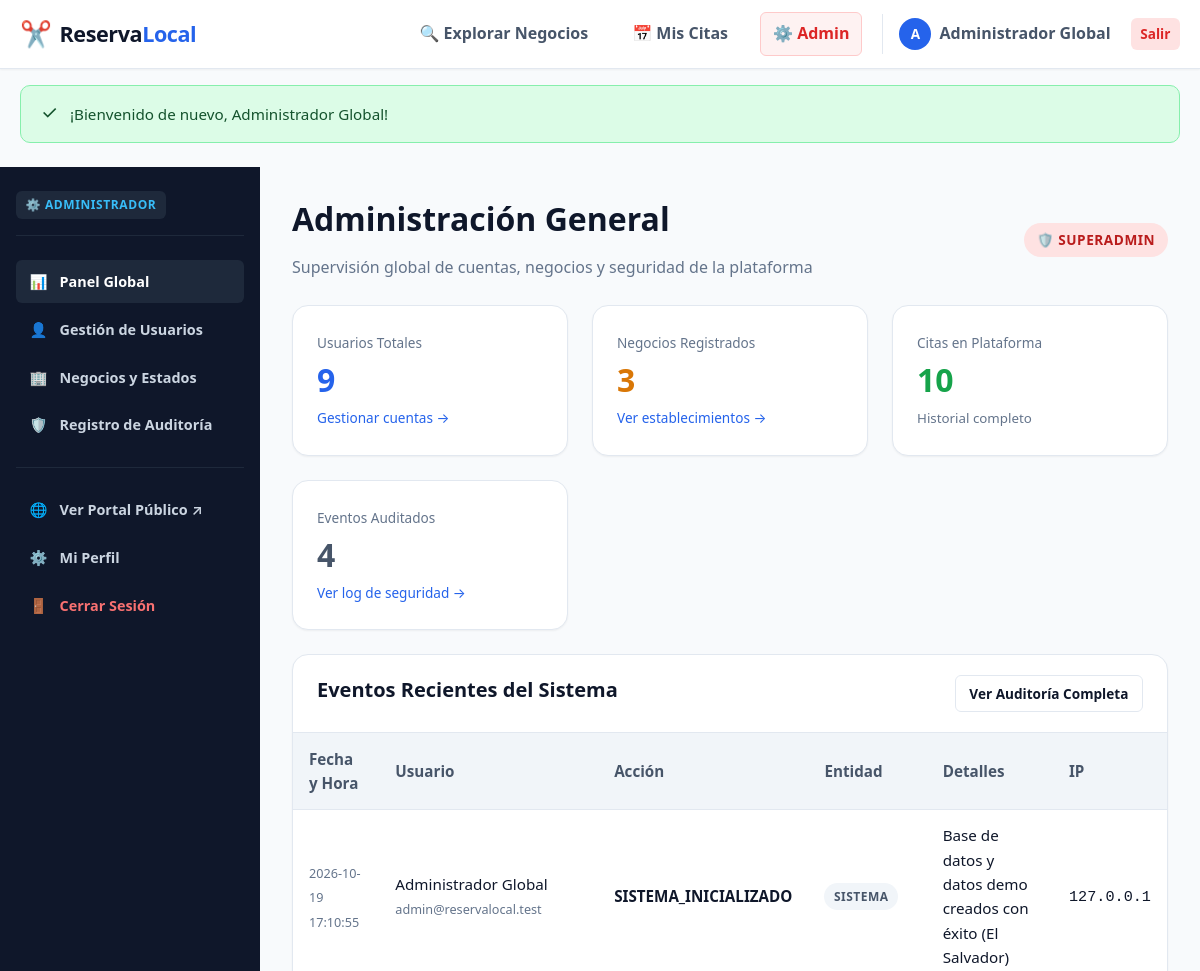
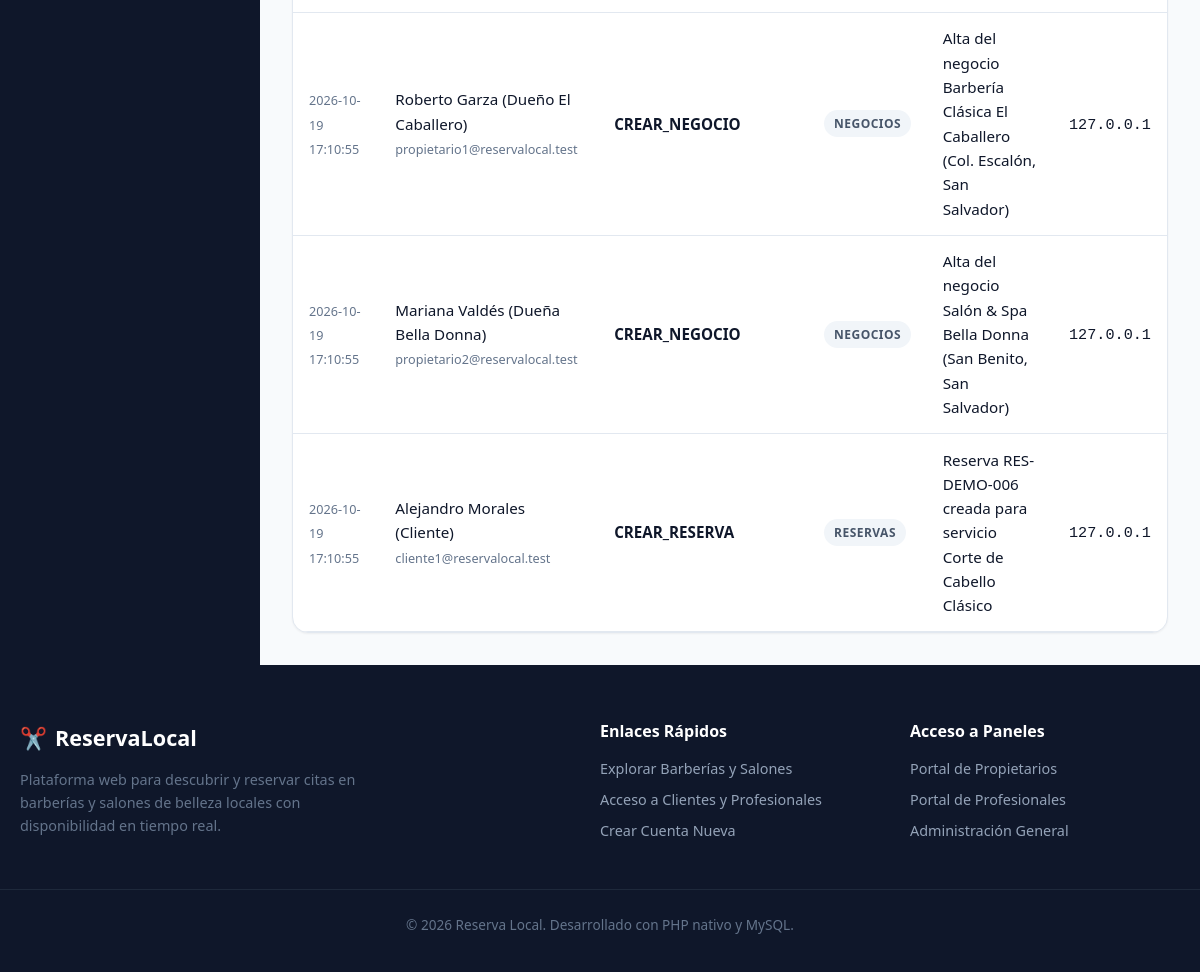
The app's page /public/administrador/ (signed in) with its own data (2 pictures, top to bottom).
### tables this page shows
CREATE TABLE usuarios (
    id INT AUTO_INCREMENT PRIMARY KEY,
    nombre VARCHAR(100) NOT NULL,
    email VARCHAR(150) NOT NULL UNIQUE,
    password_hash VARCHAR(255) NOT NULL,
    telefono VARCHAR(30) NULL,
    estado ENUM('activo', 'inactivo', 'bloqueado') NOT NULL DEFAULT 'activo',
    creado_en TIMESTAMP DEFAULT CURRENT_TIMESTAMP,
    actualizado_en TIMESTAMP DEFAULT CURRENT_TIMESTAMP ON UPDATE CURRENT_TIMESTAMP,
    INDEX idx_usuarios_email (email),
    INDEX idx_usuarios_estado (estado)
);

CREATE TABLE auditoria (
    id INT AUTO_INCREMENT PRIMARY KEY,
    usuario_id INT NULL,
    accion VARCHAR(60) NOT NULL,
    entidad VARCHAR(50) NOT NULL,
    entidad_id INT NULL,
    detalles TEXT NULL,
    ip VARCHAR(45) NULL,
    user_agent VARCHAR(255) NULL,
    creado_en TIMESTAMP DEFAULT CURRENT_TIMESTAMP,
    FOREIGN KEY (usuario_id) REFERENCES usuarios(id) ON DELETE SET NULL,
    INDEX idx_auditoria_usuario (usuario_id),
    INDEX idx_auditoria_accion (accion),
    INDEX idx_auditoria_entidad (entidad, entidad_id),
    INDEX idx_auditoria_fecha (creado_en)
);

### app/helpers/helpers.php (called while the page is built, shortened)
<?php
if (!function_exists('e')) {
    function e(?string $value): string {
        return htmlspecialchars($value ?? '', ENT_QUOTES, 'UTF-8');
    }
}
if (!function_exists('auth_user')) {
    function auth_user(): ?array {
        return $_SESSION['user'] ?? null;
    }
}
if (!function_exists('user_roles')) {
    function user_roles(): array {
        $u = auth_user();
        return $u['roles'] ?? [];
    }
}
if (!function_exists('base_path_url')) {
    function base_path_url(): string {
        $script = $_SERVER['SCRIPT_NAME'] ?? '';
        if (strpos($script, '/reserva-local/public') !== false) {
            return '/reserva-local/public';
        }
        return '';
    }
}
if (!function_exists('url')) {
    function url(string $path = ''): string {
        $base = base_path_url();
        $path = '/' . ltrim($path, '/');
        if ($path === '/' && !empty($base)) {
            return $base . '/';
        }
        return $base . $path;
    }
}
if (!function_exists('asset')) {
    function asset(string $path): string {
        $path = ltrim($path, '/');
        return url('/' . $path);
    }
}
if (!function_exists('get_flash')) {
    function get_flash(): ?array {
        if (isset($_SESSION['flash'])) {
            $flash = $_SESSION['flash'];
            return $flash;
        }
        return null;
    }
}

### app/models/Auditoria.php (called while the page is built)
<?php
class Auditoria {
    public static function getAll(int $limit = 100, int $offset = 0): array {
        $pdo = Database::getConnection();
        $stmt = $pdo->prepare("
            SELECT a.*, u.nombre as usuario_nombre, u.email as usuario_email
            FROM auditoria a
            LEFT JOIN usuarios u ON u.id = a.usuario_id
            ORDER BY a.creado_en DESC
            LIMIT ? OFFSET ?
        ");
        $stmt->bindValue(1, $limit, PDO::PARAM_INT);
        $stmt->bindValue(2, $offset, PDO::PARAM_INT);
        $stmt->execute();
        return $stmt->fetchAll() ?: [];
    }
}

### public/administrador/index.php (the view, shortened to what this page needs)
<?php
$pdo = Database::getConnection();
$totalUsuarios = $pdo->query("SELECT COUNT(*) FROM usuarios")->fetchColumn();
$totalNegocios = $pdo->query("SELECT COUNT(*) FROM negocios")->fetchColumn();
$totalReservas = $pdo->query("SELECT COUNT(*) FROM reservas")->fetchColumn();
$totalAuditoria = $pdo->query("SELECT COUNT(*) FROM auditoria")->fetchColumn();
$logsRecientes = Auditoria::getAll(10, 0);
require APP_ROOT . '/app/views/layouts/header.php';
?>
<div class="panel-layout">
    <?php require APP_ROOT . '/app/views/layouts/sidebar.php'; ?>
    <main class="panel-main">
        <div class="d-flex justify-between align-center mb-4">
            <div>
                <h1>Administración General</h1>
                <p class="text-muted" style="margin-bottom:0;">Supervisión global de cuentas, negocios y seguridad de la plataforma</p>
            </div>
            <span class="badge badge-admin" style="font-size:0.85rem; padding:0.4rem 0.8rem; background:#fee2e2; color:#b91c1c;">
                🛡️ SUPERADMIN
            </span>
        </div>
        <div class="grid grid-4 mb-4">
            <div class="card">
                <div class="card-body">
                    <span class="text-muted" style="font-size:0.85rem;">Usuarios Totales</span>
                    <h2 style="font-size:2rem; margin:0.3rem 0; color:var(--primary);"><?= $totalUsuarios ?></h2>
                    <a href="<?= url('/administrador/usuarios.php') ?>" style="font-size:0.85rem;">Gestionar cuentas &rarr;</a>
                </div>
            </div>
            <div class="card">
                <div class="card-body">
                    <span class="text-muted" style="font-size:0.85rem;">Negocios Registrados</span>
                    <h2 style="font-size:2rem; margin:0.3rem 0; color:var(--accent);"><?= $totalNegocios ?></h2>
                    <a href="<?= url('/administrador/negocios.php') ?>" style="font-size:0.85rem;">Ver establecimientos &rarr;</a>
                </div>
            </div>
            <div class="card">
                <div class="card-body">
                    <span class="text-muted" style="font-size:0.85rem;">Citas en Plataforma</span>
                    <h2 style="font-size:2rem; margin:0.3rem 0; color:var(--success);"><?= $totalReservas ?></h2>
                    <small class="text-muted">Historial completo</small>
                </div>
            </div>
            <div class="card">
                <div class="card-body">
                    <span class="text-muted" style="font-size:0.85rem;">Eventos Auditados</span>
                    <h2 style="font-size:2rem; margin:0.3rem 0; color:var(--text-secondary);"><?= $totalAuditoria ?></h2>
                    <a href="<?= url('/administrador/auditoria.php') ?>" style="font-size:0.85rem;">Ver log de seguridad &rarr;</a>
                </div>
            </div>
        </div>
        <div class="card">
            <div class="card-header d-flex justify-between align-center">
                <h3>Eventos Recientes del Sistema</h3>
                <a href="<?= url('/administrador/auditoria.php') ?>" class="btn btn-outline btn-sm">Ver Auditoría Completa</a>
            </div>
            <div class="card-body" style="padding:0;">
                <div class="table-responsive">
                    <table class="table">
                        <thead>
                            <tr>
                                <th>Fecha y Hora</th>
                                <th>Usuario</th>
                                <th>Acción</th>
                                <th>Entidad</th>
                                <th>Detalles</th>
                                <th>IP</th>
                            </tr>
                        </thead>
                        <tbody>
                            <?php foreach ($logsRecientes as $log): ?>
                                <tr>
                                    <td><small class="text-muted"><?= $log['creado_en'] ?></small></td>
                                    <td>
                                        <?= e($log['usuario_nombre'] ?: 'Sistema/Invitado') ?><br>
                                        <small class="text-muted"><?= e($log['usuario_email'] ?: '-') ?></small>
                                    </td>
                                    <td><strong><?= e($log['accion']) ?></strong></td>
                                    <td><span class="badge" style="background:#f1f5f9; color:var(--text-secondary);"><?= e($log['entidad']) ?></span></td>
                                    <td><?= e($log['detalles'] ?: '-') ?></td>
                                    <td><code><?= e($log['ip']) ?></code></td>
                                </tr>
                            <?php endforeach; ?>
                        </tbody>
                    </table>
                </div>
            </div>
        </div>
    </main>
</div>
<?php require APP_ROOT . '/app/views/layouts/footer.php'; ?>

### app/views/layouts/header.php (shortened to what this page needs)
<?php
$authUser = auth_user();
$roles = user_roles();
$currentUrl = $_SERVER['REQUEST_URI'] ?? '';
$flash = get_flash();
?>
<!DOCTYPE html>
<html lang="es">
<head>
    <link rel="stylesheet" href="<?= asset('assets/css/app.css') ?>">
</head>
<body>
    <header class="navbar">
        <div class="container navbar-container">
            <a href="<?= url('/') ?>" class="brand-logo">
                <span class="logo-icon">✂️</span>
                <span class="logo-text">Reserva<span class="logo-highlight">Local</span></span>
            </a>
            <nav class="nav-menu" id="navMenu">
                <ul class="nav-list">
                    <li><a href="<?= url('/explorar.php') ?>" class="nav-link <?= strpos($currentUrl, 'explorar') !== false ? 'active' : '' ?>">🔍 Explorar Negocios</a></li>
                    <?php if ($authUser): ?>
                        <li><a href="<?= url('/mis-citas.php') ?>" class="nav-link <?= strpos($currentUrl, 'mis-citas') !== false ? 'active' : '' ?>">📅 Mis Citas</a></li>
                        <?php if (in_array('administrador', $roles, true)): ?>
                            <li><a href="<?= url('/administrador/') ?>" class="nav-link nav-badge-admin">⚙️ Admin</a></li>
                        <?php endif; ?>
                        <li class="nav-user-dropdown">
                            <a href="<?= url('/perfil.php') ?>" class="nav-link nav-user">
                                <span class="user-avatar"><?= strtoupper(substr($authUser['nombre'], 0, 1)) ?></span>
                                <span class="user-name"><?= e($authUser['nombre']) ?></span>
                            </a>
                            <a href="<?= url('/logout.php') ?>" class="btn-logout" title="Cerrar sesión">Salir</a>
                        </li>
                    <?php else: ?>
                        <li><a href="<?= url('/login.php') ?>" class="nav-link">Iniciar Sesión</a></li>
                        <li><a href="<?= url('/registro.php') ?>" class="btn btn-primary btn-sm">Registrarse</a></li>
                    <?php endif; ?>
                </ul>
            </nav>
        </div>
    </header>
    <main class="main-content">
        <?php if ($flash): ?>
            <div class="container mt-3">
                <div class="alert alert-<?= e($flash['type']) ?>" role="alert">
                    <span class="alert-icon">
                        <?= $flash['type'] === 'success' ? '✓' : ($flash['type'] === 'error' ? '⚠️' : 'ℹ️') ?>
                    </span>
                    <div class="alert-body"><?= e($flash['message']) ?></div>
                </div>
            </div>
        <?php endif; ?>

### records on screen
usuarios: nombre "A", nombre "Administrador Global"
auditoria: creado_en "2026-10-19 17:10:55", usuario.nombre "Administrador Global", usuario.email "admin@reservalocal.test", accion "SISTEMA_INICIALIZADO", entidad "SISTEMA", detalles "Base de datos y datos demo creados con éxito (El Salvador)", ip "127.0.0.1"
auditoria: creado_en "2026-10-19 17:10:55", usuario.nombre "Roberto Garza (Dueño El Caballero)", usuario.email "propietario1@reservalocal.test", accion "CREAR_NEGOCIO", entidad "NEGOCIOS", detalles "Alta del negocio Barbería Clásica El Caballero (Col. Escalón, San Salvador)", ip "127.0.0.1"
auditoria: creado_en "2026-10-19 17:10:55", usuario.nombre "Mariana Valdés (Dueña Bella Donna)", usuario.email "propietario2@reservalocal.test", accion "CREAR_NEGOCIO", entidad "NEGOCIOS", detalles "Alta del negocio Salón & Spa Bella Donna (San Benito, San Salvador)", ip "127.0.0.1"
auditoria: creado_en "2026-10-19 17:10:55", usuario.nombre "Alejandro Morales (Cliente)", usuario.email "cliente1@reservalocal.test", accion "CREAR_RESERVA", entidad "RESERVAS", detalles "Reserva RES-DEMO-006 creada para servicio Corte de Cabello Clásico", ip "127.0.0.1"

### other values on screen
$flash['message'] "¡Bienvenido de nuevo, Administrador Global!"
$totalUsuarios "9"
$totalNegocios "3"
$totalReservas "10"
$totalAuditoria "4"
